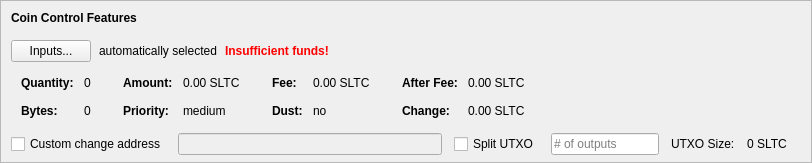
    <widget class="QFrame" name="frameCoinControl">
     <property name="sizePolicy">
      <sizepolicy hsizetype="Expanding" vsizetype="Expanding">
       <horstretch>0</horstretch>
       <verstretch>0</verstretch>
      </sizepolicy>
     </property>
     <property name="maximumSize">
      <size>
       <width>16777215</width>
       <height>16777215</height>
      </size>
     </property>
     <property name="frameShape">
      <enum>QFrame::StyledPanel</enum>
     </property>
     <property name="frameShadow">
      <enum>QFrame::Sunken</enum>
     </property>
     <layout class="QVBoxLayout" name="verticalLayoutCoinControl2">
      <property name="spacing">
       <number>0</number>
      </property>
      <property name="leftMargin">
       <number>0</number>
      </property>
      <property name="topMargin">
       <number>0</number>
      </property>
      <property name="rightMargin">
       <number>0</number>
      </property>
      <property name="bottomMargin">
       <number>6</number>
      </property>
      <item>
       <layout class="QVBoxLayout" name="verticalLayoutCoinControl" stretch="0,0,0,0,1">
        <property name="spacing">
         <number>0</number>
        </property>
        <property name="leftMargin">
         <number>10</number>
        </property>
        <property name="topMargin">
         <number>10</number>
        </property>
        <item>
         <layout class="QHBoxLayout" name="horizontalLayoutCoinControl1">
          <property name="bottomMargin">
           <number>15</number>
          </property>
          <item>
           <widget class="QLabel" name="labelCoinControlFeatures">
            <property name="sizePolicy">
             <sizepolicy hsizetype="Preferred" vsizetype="Maximum">
              <horstretch>0</horstretch>
              <verstretch>0</verstretch>
             </sizepolicy>
            </property>
            <property name="font">
             <font>
              <weight>75</weight>
              <bold>true</bold>
             </font>
            </property>
            <property name="styleSheet">
             <string notr="true">font-weight:bold;</string>
            </property>
            <property name="text">
             <string>Coin Control Features</string>
            </property>
           </widget>
          </item>
         </layout>
        </item>
        <item>
         <layout class="QHBoxLayout" name="horizontalLayoutCoinControl2" stretch="0,0,0,0">
          <property name="spacing">
           <number>8</number>
          </property>
          <property name="bottomMargin">
           <number>10</number>
          </property>
          <item>
           <widget class="QPushButton" name="pushButtonCoinControl">
            <property name="styleSheet">
             <string notr="true"/>
            </property>
            <property name="text">
             <string>Inputs...</string>
            </property>
            <property name="autoDefault">
             <bool>false</bool>
            </property>
           </widget>
          </item>
          <item>
           <widget class="QLabel" name="labelCoinControlAutomaticallySelected">
            <property name="text">
             <string>automatically selected</string>
            </property>
            <property name="margin">
             <number>5</number>
            </property>
           </widget>
          </item>
          <item>
           <widget class="QLabel" name="labelCoinControlInsuffFunds">
            <property name="font">
             <font>
              <weight>75</weight>
              <bold>true</bold>
             </font>
            </property>
            <property name="styleSheet">
             <string notr="true">color:red;font-weight:bold;</string>
            </property>
            <property name="text">
             <string>Insufficient funds!</string>
            </property>
            <property name="margin">
             <number>5</number>
            </property>
           </widget>
          </item>
          <item>
           <spacer name="horizontalSpacerCoinControl">
            <property name="orientation">
             <enum>Qt::Horizontal</enum>
            </property>
            <property name="sizeHint" stdset="0">
             <size>
              <width>40</width>
              <height>1</height>
             </size>
            </property>
           </spacer>
          </item>
         </layout>
        </item>
        <item>
         <widget class="QWidget" name="widgetCoinControl" native="true">
          <property name="sizePolicy">
           <sizepolicy hsizetype="Preferred" vsizetype="Preferred">
            <horstretch>0</horstretch>
            <verstretch>0</verstretch>
           </sizepolicy>
          </property>
          <property name="minimumSize">
           <size>
            <width>0</width>
            <height>0</height>
           </size>
          </property>
          <property name="styleSheet">
           <string notr="true"/>
          </property>
          <layout class="QHBoxLayout" name="horizontalLayoutCoinControl5">
           <property name="leftMargin">
            <number>0</number>
           </property>
           <property name="topMargin">
            <number>0</number>
           </property>
           <property name="rightMargin">
            <number>0</number>
           </property>
           <property name="bottomMargin">
            <number>0</number>
           </property>
           <item>
            <layout class="QHBoxLayout" name="horizontalLayoutCoinControl3" stretch="0,0,0,1">
             <property name="spacing">
              <number>20</number>
             </property>
             <property name="topMargin">
              <number>0</number>
             </property>
             <property name="bottomMargin">
              <number>10</number>
             </property>
             <item>
              <layout class="QFormLayout" name="formLayoutCoinControl1">
               <property name="horizontalSpacing">
                <number>10</number>
               </property>
               <property name="verticalSpacing">
                <number>14</number>
               </property>
               <property name="leftMargin">
                <number>10</number>
               </property>
               <property name="topMargin">
                <number>4</number>
               </property>
               <property name="rightMargin">
                <number>6</number>
               </property>
               <item row="0" column="0">
                <widget class="QLabel" name="labelCoinControlQuantityText">
                 <property name="font">
                  <font>
                   <weight>75</weight>
                   <bold>true</bold>
                  </font>
                 </property>
                 <property name="text">
                  <string>Quantity:</string>
                 </property>
                 <property name="margin">
                  <number>0</number>
                 </property>
                </widget>
               </item>
               <item row="0" column="1">
                <widget class="QLabel" name="labelCoinControlQuantity">
                 <property name="cursor">
                  <cursorShape>IBeamCursor</cursorShape>
                 </property>
                 <property name="contextMenuPolicy">
                  <enum>Qt::ActionsContextMenu</enum>
                 </property>
                 <property name="text">
                  <string notr="true">0</string>
                 </property>
                 <property name="margin">
                  <number>0</number>
                 </property>
                 <property name="textInteractionFlags">
                  <set>Qt::LinksAccessibleByMouse|Qt::TextSelectableByKeyboard|Qt::TextSelectableByMouse</set>
                 </property>
                </widget>
               </item>
               <item row="1" column="0">
                <widget class="QLabel" name="labelCoinControlBytesText">
                 <property name="font">
                  <font>
                   <weight>75</weight>
                   <bold>true</bold>
                  </font>
                 </property>
                 <property name="text">
                  <string>Bytes:</string>
                 </property>
                </widget>
               </item>
               <item row="1" column="1">
                <widget class="QLabel" name="labelCoinControlBytes">
                 <property name="cursor">
                  <cursorShape>IBeamCursor</cursorShape>
                 </property>
                 <property name="contextMenuPolicy">
                  <enum>Qt::ActionsContextMenu</enum>
                 </property>
                 <property name="text">
                  <string notr="true">0</string>
                 </property>
                 <property name="textInteractionFlags">
                  <set>Qt::LinksAccessibleByMouse|Qt::TextSelectableByKeyboard|Qt::TextSelectableByMouse</set>
                 </property>
                </widget>
               </item>
              </layout>
             </item>
             <item>
              <layout class="QFormLayout" name="formLayoutCoinControl2">
               <property name="horizontalSpacing">
                <number>10</number>
               </property>
               <property name="verticalSpacing">
                <number>14</number>
               </property>
               <property name="leftMargin">
                <number>6</number>
               </property>
               <property name="topMargin">
                <number>4</number>
               </property>
               <property name="rightMargin">
                <number>6</number>
               </property>
               <item row="0" column="0">
                <widget class="QLabel" name="labelCoinControlAmountText">
                 <property name="font">
                  <font>
                   <weight>75</weight>
                   <bold>true</bold>
                  </font>
                 </property>
                 <property name="text">
                  <string>Amount:</string>
                 </property>
                 <property name="margin">
                  <number>0</number>
                 </property>
                </widget>
               </item>
               <item row="0" column="1">
                <widget class="QLabel" name="labelCoinControlAmount">
                 <property name="cursor">
                  <cursorShape>IBeamCursor</cursorShape>
                 </property>
                 <property name="contextMenuPolicy">
                  <enum>Qt::ActionsContextMenu</enum>
                 </property>
                 <property name="text">
                  <string notr="true">0.00 SLTC</string>
                 </property>
                 <property name="textInteractionFlags">
                  <set>Qt::LinksAccessibleByMouse|Qt::TextSelectableByKeyboard|Qt::TextSelectableByMouse</set>
                 </property>
                </widget>
               </item>
               <item row="1" column="0">
                <widget class="QLabel" name="labelCoinControlPriorityText">
                 <property name="font">
                  <font>
                   <weight>75</weight>
                   <bold>true</bold>
                  </font>
                 </property>
                 <property name="text">
                  <string>Priority:</string>
                 </property>
                </widget>
               </item>
               <item row="1" column="1">
                <widget class="QLabel" name="labelCoinControlPriority">
                 <property name="cursor">
                  <cursorShape>IBeamCursor</cursorShape>
                 </property>
                 <property name="contextMenuPolicy">
                  <enum>Qt::ActionsContextMenu</enum>
                 </property>
                 <property name="text">
                  <string>medium</string>
                 </property>
                 <property name="textInteractionFlags">
                  <set>Qt::LinksAccessibleByMouse|Qt::TextSelectableByKeyboard|Qt::TextSelectableByMouse</set>
                 </property>
                </widget>
               </item>
              </layout>
             </item>
             <item>
              <layout class="QFormLayout" name="formLayoutCoinControl3">
               <property name="horizontalSpacing">
                <number>10</number>
               </property>
               <property name="verticalSpacing">
                <number>14</number>
               </property>
               <property name="leftMargin">
                <number>6</number>
               </property>
               <property name="topMargin">
                <number>4</number>
               </property>
               <property name="rightMargin">
                <number>6</number>
               </property>
               <item row="0" column="0">
                <widget class="QLabel" name="labelCoinControlFeeText">
                 <property name="font">
                  <font>
                   <weight>75</weight>
                   <bold>true</bold>
                  </font>
                 </property>
                 <property name="text">
                  <string>Fee:</string>
                 </property>
                 <property name="margin">
                  <number>0</number>
                 </property>
                </widget>
               </item>
               <item row="0" column="1">
                <widget class="QLabel" name="labelCoinControlFee">
                 <property name="cursor">
                  <cursorShape>IBeamCursor</cursorShape>
                 </property>
                 <property name="contextMenuPolicy">
                  <enum>Qt::ActionsContextMenu</enum>
                 </property>
                 <property name="text">
                  <string notr="true">0.00 SLTC</string>
                 </property>
                 <property name="textInteractionFlags">
                  <set>Qt::LinksAccessibleByMouse|Qt::TextSelectableByKeyboard|Qt::TextSelectableByMouse</set>
                 </property>
                </widget>
               </item>
               <item row="1" column="0">
                <widget class="QLabel" name="labelCoinControlLowOutputText">
                 <property name="font">
                  <font>
                   <weight>75</weight>
                   <bold>true</bold>
                  </font>
                 </property>
                 <property name="text">
                  <string>Dust:</string>
                 </property>
                </widget>
               </item>
               <item row="1" column="1">
                <widget class="QLabel" name="labelCoinControlLowOutput">
                 <property name="cursor">
                  <cursorShape>IBeamCursor</cursorShape>
                 </property>
                 <property name="contextMenuPolicy">
                  <enum>Qt::ActionsContextMenu</enum>
                 </property>
                 <property name="text">
                  <string>no</string>
                 </property>
                 <property name="textInteractionFlags">
                  <set>Qt::LinksAccessibleByMouse|Qt::TextSelectableByKeyboard|Qt::TextSelectableByMouse</set>
                 </property>
                </widget>
               </item>
              </layout>
             </item>
             <item>
              <layout class="QFormLayout" name="formLayoutCoinControl4">
               <property name="horizontalSpacing">
                <number>10</number>
               </property>
               <property name="verticalSpacing">
                <number>14</number>
               </property>
               <property name="leftMargin">
                <number>6</number>
               </property>
               <property name="topMargin">
                <number>4</number>
               </property>
               <property name="rightMargin">
                <number>6</number>
               </property>
               <item row="0" column="0">
                <widget class="QLabel" name="labelCoinControlAfterFeeText">
                 <property name="font">
                  <font>
                   <weight>75</weight>
                   <bold>true</bold>
                  </font>
                 </property>
                 <property name="text">
                  <string>After Fee:</string>
                 </property>
                 <property name="margin">
                  <number>0</number>
                 </property>
                </widget>
               </item>
               <item row="0" column="1">
                <widget class="QLabel" name="labelCoinControlAfterFee">
                 <property name="cursor">
                  <cursorShape>IBeamCursor</cursorShape>
                 </property>
                 <property name="contextMenuPolicy">
                  <enum>Qt::ActionsContextMenu</enum>
                 </property>
                 <property name="text">
                  <string notr="true">0.00 SLTC</string>
                 </property>
                 <property name="textInteractionFlags">
                  <set>Qt::LinksAccessibleByMouse|Qt::TextSelectableByKeyboard|Qt::TextSelectableByMouse</set>
                 </property>
                </widget>
               </item>
               <item row="1" column="0">
                <widget class="QLabel" name="labelCoinControlChangeText">
                 <property name="font">
                  <font>
                   <weight>75</weight>
                   <bold>true</bold>
                  </font>
                 </property>
                 <property name="text">
                  <string>Change:</string>
                 </property>
                </widget>
               </item>
               <item row="1" column="1">
                <widget class="QLabel" name="labelCoinControlChange">
                 <property name="cursor">
                  <cursorShape>IBeamCursor</cursorShape>
                 </property>
                 <property name="contextMenuPolicy">
                  <enum>Qt::ActionsContextMenu</enum>
                 </property>
                 <property name="text">
                  <string notr="true">0.00 SLTC</string>
                 </property>
                 <property name="textInteractionFlags">
                  <set>Qt::LinksAccessibleByMouse|Qt::TextSelectableByKeyboard|Qt::TextSelectableByMouse</set>
                 </property>
                </widget>
               </item>
              </layout>
             </item>
            </layout>
           </item>
          </layout>
         </widget>
        </item>
        <item>
         <layout class="QHBoxLayout" name="horizontalLayoutCoinControl4" stretch="0,0,0,0,0,0,0">
          <property name="spacing">
           <number>12</number>
          </property>
          <property name="sizeConstraint">
           <enum>QLayout::SetDefaultConstraint</enum>
          </property>
          <property name="topMargin">
           <number>5</number>
          </property>
          <property name="rightMargin">
           <number>5</number>
          </property>
          <item>
           <widget class="QCheckBox" name="checkBoxCoinControlChange">
            <property name="toolTip">
             <string>If this is activated, but the change address is empty or invalid, change will be sent to a newly generated address.</string>
            </property>
            <property name="text">
             <string>Custom change address</string>
            </property>
           </widget>
          </item>
          <item>
           <widget class="QValidatedLineEdit" name="lineEditCoinControlChange">
            <property name="enabled">
             <bool>false</bool>
            </property>
            <property name="sizePolicy">
             <sizepolicy hsizetype="Expanding" vsizetype="Fixed">
              <horstretch>0</horstretch>
              <verstretch>0</verstretch>
             </sizepolicy>
            </property>
           </widget>
          </item>
          <item>
           <widget class="QCheckBox" name="splitBlockCheckBox">
            <property name="text">
             <string>Split UTXO</string>
            </property>
           </widget>
          </item>
          <item>
           <widget class="QLineEdit" name="splitBlockLineEdit">
            <property name="sizePolicy">
             <sizepolicy hsizetype="Fixed" vsizetype="Fixed">
              <horstretch>50</horstretch>
              <verstretch>0</verstretch>
             </sizepolicy>
            </property>
            <property name="placeholderText">
             <string># of outputs</string>
            </property>
           </widget>
          </item>
          <item>
           <widget class="QLabel" name="labelBlockSizeText">
            <property name="text">
             <string>UTXO Size:</string>
            </property>
           </widget>
          </item>
          <item>
           <widget class="QLabel" name="labelBlockSize">
            <property name="text">
             <string>0 SLTC</string>
            </property>
           </widget>
          </item>
          <item>
           <widget class="QLabel" name="labelCoinControlChangeLabel">
            <property name="sizePolicy">
             <sizepolicy hsizetype="Preferred" vsizetype="Expanding">
              <horstretch>0</horstretch>
              <verstretch>0</verstretch>
             </sizepolicy>
            </property>
            <property name="minimumSize">
             <size>
              <width>0</width>
              <height>0</height>
             </size>
            </property>
            <property name="text">
             <string/>
            </property>
            <property name="margin">
             <number>3</number>
            </property>
           </widget>
          </item>
         </layout>
        </item>
        <item>
         <spacer name="verticalSpacerCoinControl">
          <property name="orientation">
           <enum>Qt::Vertical</enum>
          </property>
          <property name="sizeHint" stdset="0">
           <size>
            <width>800</width>
            <height>1</height>
           </size>
          </property>
         </spacer>
        </item>
       </layout>
      </item>
     </layout>
    </widget>
